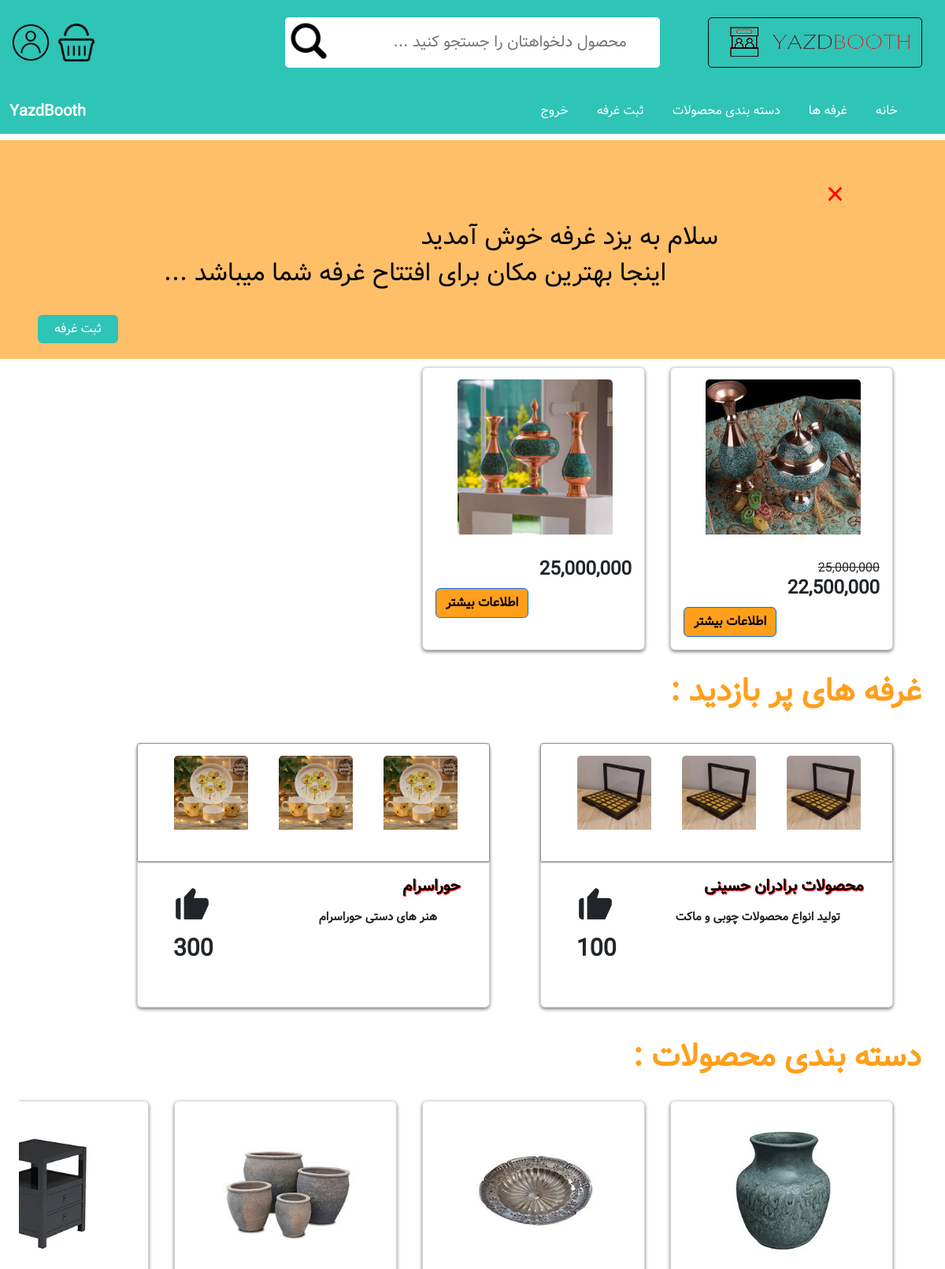
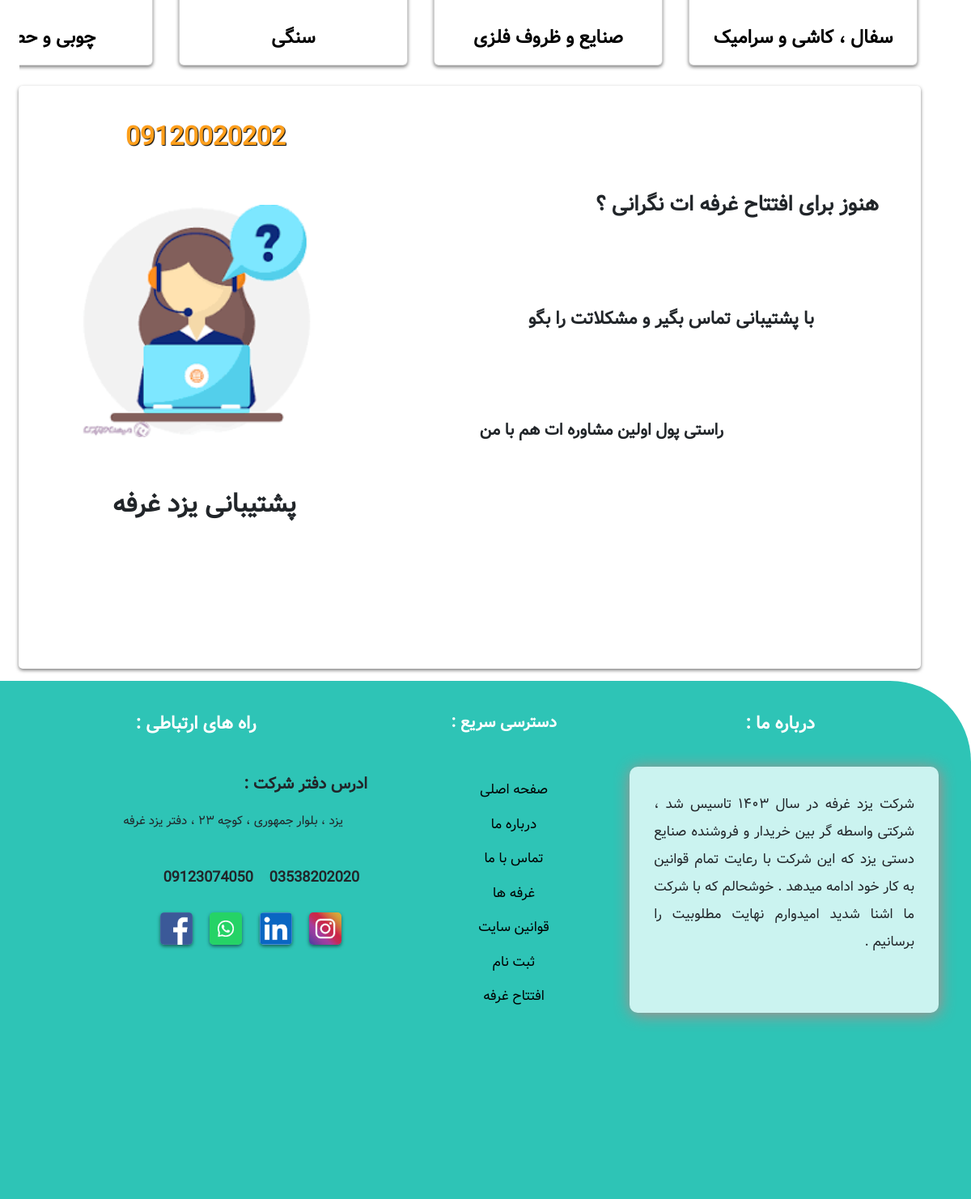
The app's page / (signed in) with its own data (2 pictures, top to bottom).
### Store/models.py (models this page shows, shortened)
class Product(models.Model):
    name = models.CharField(max_length=100 , null=False , blank=False)
    price = models.DecimalField(max_digits=12, decimal_places=0 , default=0 , null=False , blank=False)
    category = models.ForeignKey(Category, on_delete=models.CASCADE , default=None , null=False , blank=False)
    description = models.TextField(max_length=300 , default='' , null=True , blank=True)
    image = models.ImageField(upload_to='uploads/product/')
    is_active = models.BooleanField(default=False)
    is_sale = models.BooleanField(default=False)
    sale_price = models.IntegerField(default=0)
    colors = models.ManyToManyField(Color) # انتخاب به صورت چند به چند

class Booth(models.Model):
    name = models.CharField(max_length=100)
    address = models.CharField(max_length=100)
    description = models.CharField(max_length=200)
    image = models.ImageField(upload_to='uploads/booth/' , null=True)
    likes = models.IntegerField(default=0)
    Owner=models.ForeignKey(User,on_delete=models.CASCADE)

class Category(models.Model):
    name = models.CharField(max_length=100)
    image = models.ImageField(upload_to = 'uploads/category/' , null=True)

### Store/views.py (the view)
# urls.py: path('', views.Home, name='Home'),
def Home(request):
    products=Product.objects.all()
    booth= Booth.objects.all()
    category = Category.objects.all()
    return render(request=request , template_name='Home.html' , context={'Product':products ,'Booth':booth , 'category':category})

### Store/templates/Home.html (shortened to what this page needs)
{% extends 'base.html' %}
{% load static %}
{% load humanize %}
{% block header %}
        <div class="header text-white" style="background-color: #2EC4B6; padding: 10px 5px; height: 7rem;">
      <div class="header-right">
            <img src="{% static 'img/logo-asli.png'%}" alt="">
        </div>
        <div class="header-left">
            <img src="{% static 'img/user_person_profile_avatar_icon_190943.png'%}" alt="">
            <img src="{% static 'img/shoppingbasket3_114870.png'%}" alt="">
        </div>
        <div class="search">
            <img src="{% static 'img/search.png'%}">
            <input type="text" name="search" class="inp-search" placeholder="محصول دلخواهتان را جستجو کنید ...">
        </div>
    </div>
{% endblock %}
{% block content %}
    <div class="mt-2 p-5 text-white" style='background-color: #FFBF69 !important;'>
        <h1 class="close-tabliq">&times;</h1>
        <h2 class="WellCome1">سلام به یزد غرفه خوش آمدید</h2>
        <h2 class="WellCome2">اینجا بهترین مکان برای افتتاح غرفه شما میباشد
            ...</h2>
        <br />
        <br />
        <br />
        <h2 class="sabt-booth"><a href="/" class="btn"
                style="background-color: #2EC4B6; float: left; padding: 5px 20px; color: #ffffff;">ثبت غرفه</a></h2>
    </div>
    <div class="Cards row">
          {% for item in Product %}
            <div class="card col-md-2 mahsol" >
                <img class="card-img-top" src="{{ item.image.url }}" alt="Card image">
                <div class="card-body">
                    {% if item.is_sale %}
                    <span class="card-title" style="text-decoration: line-through;">{{ item.price|intcomma }}</span>
                  <h4 class="card-title">{{ item.sale_price|intcomma }}</h4>
                    {% else %}
                    <h4 class="card-title">{{ item.price|intcomma }}</h4>
                    {% endif %}
                    <div style="float: left;">
                        <a href="#" class="btn btn-primary float-end" style="background-color: #FF9F1C; color: #000; font-weight: bold;">اطلاعات بیشتر</a>                    </div>
                </div>
              </div>
             {% endfor %}
        </div>
    <h2 class="sub-Title">غرفه های پر بازدید :</h2>
    <div class="Cards row">
        {% for item in Booth %}
          <div class="card Booth">
            <div class="img">          <img class="card-img-top" src="{{ item.image.url }}" alt="Card image">
              <img class="card-img-top" src="{{ item.image.url }}" alt="Card image">
              <img class="card-img-top" src="{{ item.image.url }}" alt="Card image">
             </div>
            <div class="card-body">
              <a class="Booth-Titr">{{ item.name }}</a>
              <h4 class="Booth-p">{{ item.description }}</h4>
                <i class='bx bxs-like like-icon'></i>
                <span class="number-heart">{{ item.likes }}</span>
              </div>
            </div>
        {% endfor %}
            </div>
    <div class="Category">
      <h2 class="sub-Title">
        دسته بندی محصولات :
      </h2>
    <div class="Cards row">
        {% for item in category %}
      <div class="card col-md-2 Category" >
          <img class="card-img-top" src="{{ item.image.url }}" alt="Card image">
          <div class="card-body" style="text-align: center;">
            <a href="#" class="Onvan-Category">{{ item.name }}</a>
          </div>
        </div>
        {% endfor %}
    </div>
    </div>
    <div class="Poshtiban">
      <div class="posh-right">
        <h1>هنوز برای افتتاح غرفه ات نگرانی ؟</h1>
        <h2>با پشتیبانی تماس بگیر و مشکلاتت را بگو</h2>
        <h3>راستی پول اولین مشاوره ات هم با من</h3>
      </div>
      <div class="posh-left">
        <h1>09120020202</h2>
          <div class="left-img">
            <img src="{% static 'img/download.png'%}" alt="">
          </div>
        <h2>پشتیبانی یزد غرفه</h2>
      </div>
    </div>
    {% endblock %}

### Store/templates/base.html (shortened to what this page needs)
{% load static %}
{% load humanize %}
<!DOCTYPE html>
<html lang="en">
<head>
    <link rel="stylesheet" href="{% static 'css/style.css' %}">
    <link rel="stylesheet" href="{% static 'css/responsive.css' %}">
    <link href="https://cdn.jsdelivr.net/npm/bootstrap@5.3.3/dist/css/bootstrap.min.css" rel="stylesheet">
    <link href='https://unpkg.com/boxicons@2.1.4/css/boxicons.min.css' rel='stylesheet'>
  </head>
<body dir="rtl">
    {% block header %}{% endblock %}
    <nav class="navbar navbar-expand-sm bg-light" style="background-color: #2EC4B6 !important; width: 100%;">
        <div class="container-fluid">
            <ul class="navbar-nav">
                <li class="nav-item">
                    <a class="nav-link" href="{% url 'Home' %}" style="color: #ffffff; margin-right: 40px;">خانه</a>
                </li>
                <li class="nav-item">
                    <a class="nav-link" href="#" style="color: #ffffff;  margin-right: 20px;">غرفه ها</a>
                </li>
                <li class="nav-item">
                    <a class="nav-link" href="#" style="color: #ffffff;  margin-right: 20px;">دسته بندی محصولات</a>
                </li>
                <li class="nav-item">
                    <a class="nav-link" href="#" style="color: #ffffff;  margin-right: 20px;">ثبت غرفه</a>
                </li>
                <li class="nav-item">
                    {% if user.is_authenticated %}
                    <a class="nav-link" href="{% url 'Logout' %}" style="color: #ffffff;  margin-right: 20px;">خروج</a>
                    {% else %}
                    <a class="nav-link" href="{% url 'Login' %}" style="color: #ffffff;  margin-right: 20px;">ورود / ثبت نام</a>
                    {% endif %}
                </li>
            </ul>
            <h5 style="font-weight: bold; color: #ffffff !important; margin-top: 10px;">YazdBooth</h5>
        </div>
    </nav>
    {% block content %}{% endblock %}
    <div class="Footer">
      <div class="Foot-About">
        <h1 class="Foot-Titr">درباره ما :</h1>
          <div class="About"><h2>
            شرکت یزد غرفه در سال ۱۴۰۳ تاسیس شد ، شرکتی واسطه گر بین خریدار و فروشنده صنایع دستی یزد که این شرکت با رعایت تمام قوانین به کار خود ادامه میدهد . خوشحالم که با شرکت ما اشنا شدید امیدوارم نهایت مطلوبیت را برسانیم .
          </h2></div>
      </div>
      <div class="Foot-Access">
        <h1 class="Foot-Titr" style="font-size: 20px;">دسترسی سریع :</h1>
        <div class="Access">
          <ul>
            <li><a href="#">صفحه اصلی</a></li>
            <li><a href="#">درباره ما</a></li>
            <li><a href="#">تماس با ما</a></li>
            <li><a href="#">غرفه ها</a></li>
            <li><a href="#">قوانین سایت</a></li>
            <li><a href="#">ثبت نام</a></li>
            <li><a href="#">افتتاح غرفه</a></li>
          </ul>
      </div>
      </div>
      <div class="Foot-RealtionShip">
        <h1 class="Foot-Titr">راه های ارتباطی :</h1>
        <div class="RelationShip">
          <div class="Foot-Address">
            <h2 class="Onvan">ادرس دفتر شرکت :</h2>
            <br/>
            <h2 class="Address">یزد ، بلوار جمهوری ، کوچه ۲۳ ، دفتر یزد غرفه</h2>
          </div>
          <div class="Foot-Phone">
            <div class="Phone"><h2>03538202020</h2><h2>09123074050</h2></div>
          </div>
          <div class="images" style="margin: 1rem 0 0 30%; width: 18rem;">
            <img src="{% static 'img/download (2).jpeg'%}" alt="">
            <img src="{% static 'img/download (3).png'%}" alt="">
            <img src="{% static 'img/download (4).png'%}" alt="">
            <img src="{% static 'img/download (2).png'%}" alt="">
          </div>
        </div>
      </div>
    </div>
</body>
</html>

### static/css/responsive.css (style rules this page uses)
.Foot-Titr { color: #ffffff; text-align: center; margin: 0 10px 40px 0px; font-size: 22px; font-weight: 800; }
.About { background-color: #CBF3F0; height: 19rem; border-radius: 10px; padding: 30px; text-align: justify; }
.About h2 { line-height: 2; font-size: 13px; }
.Foot-RealtionShip { width: 45rem; height: 30rem; border-radius: 10px; text-align: justify; float: left; margin: 0; }
.RelationShip { height: auto; border-radius: 10px; padding: 0px 30px; line-height: 3; text-align: center; }
.RelationShip .images img { width: 2.5rem; margin: 0 3%; border-radius: 5px; box-shadow: 0px 2px 4px #00000082; }
.RelationShip .Foot-Address { width: 100%; height: 100px; margin-top: 50px; }
.RelationShip .Foot-Address .Onvan { font-size: 20px; font-weight: bold; float: right; }
.RelationShip .Foot-Address .Address { font-size: 15px; font-weight: 300; float: right; margin-right: 30px; }
.RelationShip .Foot-Phone { width: 19rem; height: 50px; }
.Phone { display: flex; }
.RelationShip .Foot-Phone h2 { font-size: 18px; font-weight: 700; margin: 17px 10px; }
.Foot-Access { height: 25rem; border-radius: 10px; padding-top: 30px; width: 34%; }
.Access { height: 28rem; border-radius: 10px; line-height: 2.5; text-align: center; width: 94%; margin-top: 50px; }
.Foot-Access .Foot-Titr { color: #ffffff; text-align: center; font-size: 16px; font-weight: 800; margin: 0 0 0 13px; }
.Access ul li { display: block; }
.Access ul li a { text-decoration: none; font-size: 13px; color: black; margin-right: 10px; font-weight: 500; }
@media only screen and (min-width:1000px) { .About h2 { line-height: 2; font-size: 17px; } }
@media only screen and (min-width:1000px) { .Access ul li a { font-size: 17px } }

### records on screen
Product: image (picture), price "25,000,000", sale_price "22,500,000"
Product: image (picture), price "25,000,000"
Booth: image (picture), name "محصولات برادران حسینی", description "تولید انواع محصولات چوبی و ماکت", likes "100"
Booth: image (picture), name "حوراسرام", description "هنر های دستی حوراسرام", likes "300"
Category: image (picture), name "سفال ، کاشی و سرامیک"
Category: image (picture), name "صنایع و ظروف فلزی"
Category: image (picture), name "سنگی"
Category: image (picture), name "چوبی و…"
